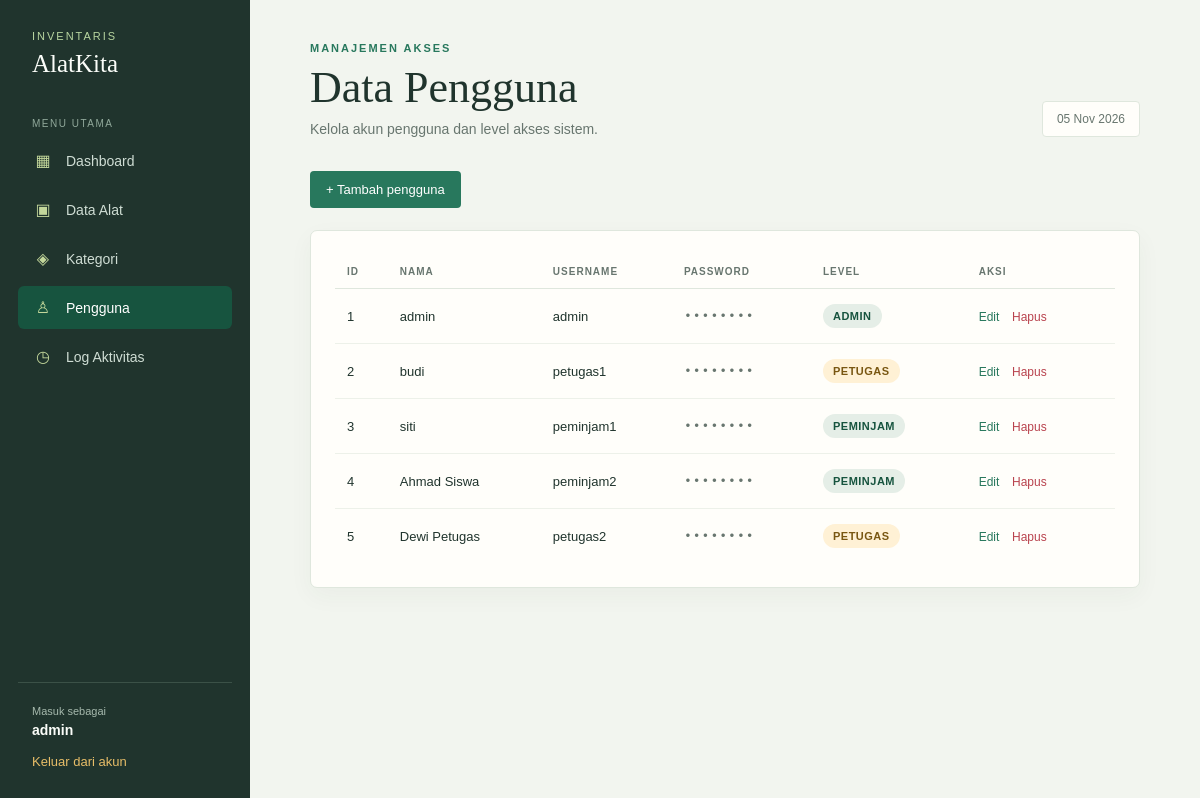
Screenshot of /user.php (signed in) with the database file from the repository.
### tables this page shows
CREATE TABLE `users` (
  `id` int(11) NOT NULL,
  `nama` varchar(100) NOT NULL,
  `username` varchar(50) NOT NULL,
  `password` varchar(255) NOT NULL,
  `level` enum('Admin','Petugas','Peminjam') NOT NULL
);

### user.php (the view, shortened to what this page needs)
<?php
include "auth.php";
$query = mysqli_query($conn, "SELECT * FROM users ORDER BY id ASC");
$users = mysqli_fetch_all($query, MYSQLI_ASSOC);
$menu_items = [
    'Admin' => [
        ['dashboard.php', '▦', 'Dashboard'],
        ['tampil1.php', '▣', 'Data Alat'],
        ['kategori.php', '◈', 'Kategori'],
        ['user.php', '♙', 'Pengguna'],
        ['logaktvs.php', '◷', 'Log Aktivitas']
    ]
];
?>
<!DOCTYPE html>
<html>
<head>
    <link rel="stylesheet" href="style.css">
</head>
<body>
<div class="app-shell">
    <aside class="sidebar">
        <div class="brand"><small>Inventaris</small><h2>AlatKita</h2></div>
        <div class="menu-label">Menu utama</div>
        <nav>
            <?php foreach ($menu_items[$_SESSION['level'] ?? 'Admin'] as $item): ?>
                <?php $page = $item[0]; $icon = $item[1]; $label = $item[2]; ?>
                <a class="<?= $page === 'user.php' ? 'active' : '' ?>" href="<?= $page ?>"><span class="nav-icon"><?= $icon ?></span><?= $label ?></a>
            <?php endforeach; ?>
        </nav>
        <div class="sidebar-footer">
            <span>Masuk sebagai</span>
            <strong><?= htmlspecialchars($_SESSION['nama']) ?></strong>
            <a class="logout" href="logout.php">Keluar dari akun</a>
        </div>
    </aside>
    <main>
        <div class="topbar">
            <div>
                <p class="eyebrow">Manajemen akses</p>
                <h1>Data Pengguna</h1>
                <p class="welcome">Kelola akun pengguna dan level akses sistem.</p>
            </div>
            <div class="date-chip"><?= date('d M Y') ?></div>
        </div>
        <div class="action-bar">
            <a class="button" href="tambah.php?table=users">+ Tambah pengguna</a>
        </div>
        <section class="page-section">
            <div class="table-wrap">
                <table class="user-table">
                    <tr>
                        <th>ID</th>
                        <th>Nama</th>
                        <th>Username</th>
                        <th>Password</th>
                        <th>Level</th>
                        <th>Aksi</th>
                    </tr>
                    <?php if (!$users): ?>
                        <tr><td class="empty" colspan="6">Belum ada data pengguna.</td></tr>
                    <?php else: ?>
                        <?php foreach ($users as $row): ?>
                            <?php
                                $level = htmlspecialchars($row['level'] ?? 'Peminjam');
                                $badgeClass = 'status-peminjam';
                                if ($level === 'Admin') $badgeClass = 'status-admin';
                                elseif ($level === 'Petugas') $badgeClass = 'status-petugas';
                            ?>
                            <tr>
                                <td><?= htmlspecialchars($row['id']) ?></td>
                                <td><?= htmlspecialchars($row['nama']) ?></td>
                                <td><?= htmlspecialchars($row['username']) ?></td>
                                <td class="password-cell">••••••••</td>
                                <td><span class="status-badge <?= $badgeClass ?>"><?= $level ?></span></td>
                                <td class="table-actions">
                                    <a class="btn-edit" href="edit.php?table=users&id=<?= (int) $row['id'] ?>">Edit</a>
                                    <a class="btn-delete" href="hapus.php?table=users&id=<?= (int) $row['id'] ?>">Hapus</a>
                                </td>
                            </tr>
                        <?php endforeach; ?>
                    <?php endif; ?>
                </table>
            </div>
        </section>
    </main>
</div>
</body>
</html>

### style.css (style rules this page uses)
:root { --ink: #20342d; --muted: #68766f; --paper: #fffefa; --canvas: #f2f5ef; --line: #dfe7dd; --teal: #28785d; --teal-dark: #17543f; --coral: #d99a2b; --danger: #b9434e; }
* { box-sizing: border-box; }
body { margin: 0; min-height: 100vh; font-family: "Trebuchet MS", Verdana, sans-serif; color: var(--ink); background: var(--canvas); }
a { color: var(--teal); }
.app-shell { display: grid; grid-template-columns: 250px minmax(0, 1fr); min-height: 100vh; }
.sidebar { display: flex; flex-direction: column; padding: 30px 18px; color: #fbfdf9; background: var(--ink); }
.brand { padding: 0 14px 40px; }
.brand small { display: block; color: #b8d6a0; font-size: 11px; letter-spacing: 2px; text-transform: uppercase; }
.brand h2 { margin: 8px 0 0; font-family: Georgia, serif; font-size: 25px; font-weight: normal; }
.menu-label { padding: 0 14px 10px; color: #91a99b; font-size: 10px; letter-spacing: 1.5px; text-transform: uppercase; }
nav { display: grid; gap: 6px; }
nav a { display: flex; align-items: center; gap: 12px; padding: 12px 14px; border-radius: 6px; color: #cfddd4; text-decoration: none; font-size: 14px; transition: background .2s, color .2s; }
nav a:hover, nav a.active { color: #fff; background: var(--teal-dark); }
.nav-icon { width: 22px; color: #c3d79b; font-size: 16px; text-align: center; }
.sidebar-footer { margin-top: auto; padding: 22px 14px 0; border-top: 1px solid #3b5147; }
.sidebar-footer span { display: block; color: #a6b9ad; font-size: 11px; }
.sidebar-footer strong { display: block; margin: 5px 0 14px; font-size: 14px; }
.logout { color: #e7bd68; font-size: 13px; text-decoration: none; }
main { width: min(1180px, 100%); padding: 42px clamp(22px, 5vw, 64px); }
.topbar { display: flex; justify-content: space-between; align-items: flex-end; gap: 20px; margin-bottom: 34px; }
.eyebrow { margin: 0 0 8px; color: var(--teal); font-size: 11px; font-weight: bold; letter-spacing: 2px; text-transform: uppercase; }
h1 { margin: 0; font-family: Georgia, serif; font-size: clamp(30px, 4vw, 44px); font-weight: normal; }
.welcome { margin: 8px 0 0; color: var(--muted); font-size: 14px; }
.date-chip { padding: 10px 14px; border: 1px solid var(--line); border-radius: 4px; color: var(--muted); background: var(--paper); font-size: 12px; }
.page-section { padding: 24px; border: 1px solid var(--line); border-radius: 7px; background: var(--paper); box-shadow: 0 8px 24px #233b2e0b; }
table { border-collapse: collapse; width: 100%; }
th { padding: 11px 12px; color: var(--muted); border-bottom: 1px solid var(--line); font-size: 10px; letter-spacing: 1px; text-align: left; text-transform: uppercase; }
td { padding: 15px 12px; border-bottom: 1px solid #edf1e9; font-size: 13px; }
tr:last-child td { border-bottom: 0; }
.action-bar { display: flex; flex-wrap: wrap; gap: 10px; margin-bottom: 22px; }
.button { display: inline-flex; align-items: center; justify-content: center; padding: 11px 16px; border: 0; border-radius: 4px; color: #fff; background: var(--teal); font: inherit; font-size: 13px; text-decoration: none; cursor: pointer; }
.table-wrap { overflow-x: auto; }
.table-actions { white-space: nowrap; }
.table-actions a { margin-right: 9px; font-size: 12px; text-decoration: none; }
.table-actions .btn-edit { color: var(--teal); }
.table-actions .btn-delete { color: var(--danger); }
.status-badge { display: inline-flex; align-items: center; justify-content: center; padding: 6px 10px; border-radius: 999px; font-size: 11px; font-weight: 700; letter-spacing: 0.5px; text-transform: uppercase; }
.status-admin { background: rgba(40, 120, 93, 0.12); color: var(--teal-dark); }
.status-petugas { background: #fff1d5; color: #795712; }
.status-peminjam { background: rgba(40, 120, 93, 0.12); color: var(--teal-dark); }
.user-table .password-cell { color: var(--muted); font-family: "Courier New", monospace; letter-spacing: 0.08em; }

### rows the page displays
users: id "1", nama "admin", username "admin", level "ADMIN"
users: id "2", nama "budi", username "petugas1", level "PETUGAS"
users: id "3", nama "siti", username "peminjam1", level "PEMINJAM"
users: id "4", nama "Ahmad Siswa", username "peminjam2", level "PEMINJAM"
users: id "5", nama "Dewi Petugas", username "petugas2", level "PETUGAS"

### other values shown
$icon "▦"
$label "Dashboard"
$icon "▣"
$label "Data Alat"
$icon "◈"
$label "Kategori"
$icon "♙"
$label "Pengguna"
$icon "◷"
$label "Log Aktivitas"
$_SESSION['nama'] "admin"
